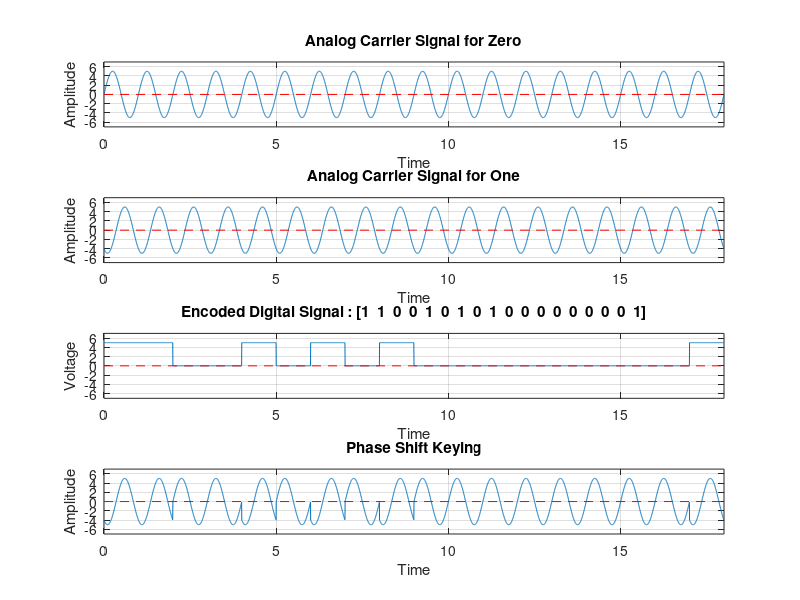

Recreate this plot in MATLAB.
clc;
clear all;
close all;

bits = [1 1 0 0 1 0 1 0 1 0 0 0 0 0 0 0 0 1];
disp("Bits : ");
disp(bits);

voltage = 5;
amplitude = 5;
fc = 1;
fs = 200;
bitrate = 1;
T = length(bits) / bitrate;
t = 0 : 1/fs : T - 1/fs;

%Carrier Signal for Zero
carrier0 = amplitude * sin(2 * pi * fc * t);

subplot(4,1,1);
plot(t,carrier0);
xlim([0 T]);
ylim([-amplitude-2 amplitude+2]);
xlabel("Time");
ylabel("Amplitude");
title("Analog Carrier Signal for Zero");
line ([0, T], [0 0], "linestyle","--", "color", "r");
grid on;

%Carrier Signal for One
carrier1 = amplitude * sin(2 * pi * fc * t + 180);

subplot(4,1,2);
plot(t,carrier1);
xlim([0 T]);
ylim([-amplitude-2 amplitude+2]);
xlabel("Time");
ylabel("Amplitude");
title("Analog Carrier Signal for One");
line([0 T],[0 0],"linestyle","--","color","r");
grid on;

%Encoded Digital Signal
y_digital = zeros(1,length(t));

for i = 1 : length(bits)
  from = (i - 1) * fs / bitrate + 1;
  to = i * fs / bitrate;
  if(bits(i) == 1)
    y_digital(from : to) = voltage;
  endif
endfor

subplot(4,1,3);
plot(t,y_digital);
xlim([0 T]);
ylim([-voltage-2 voltage+2]);
xlabel("Time");
ylabel("Voltage");
title(['Encoded Digital Signal : [' num2str(bits) ']']);
line([0 T],[0 0],"linestyle","--","color","r");
grid on;

%PSK Modulation
for i = 1 : length(bits)
  from = (i -1) * fs / bitrate + 1;
  to = i * fs / bitrate;
  if(bits(i) == 1)
    psk(from : to) = carrier1(from : to);
  else
    psk(from : to) = carrier0(from : to);
  endif
endfor

subplot(4,1,4);
plot(t,psk);
xlim([0 T]);
ylim([-amplitude-2 amplitude+2]);
xlabel("Time");
ylabel("Amplitude");
title("Phase Shift Keying");
line([0 T],[0 0],"linestyle","--","color","r");
grid on;

%PSK Demodulation
data = zeros(1,length(bits));

for i = 1 : length(t)
  if(rem(i,fs) == 0 && psk(i) == carrier1(i))
    data(i / fs) = 1;
  endif
endfor

disp("PSK Decoding : ");
disp(data);